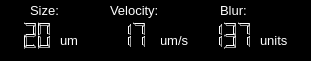
    <widget class="QFrame" name="robotparamsframe">
     <property name="geometry">
      <rect>
       <x>10</x>
       <y>549</y>
       <width>311</width>
       <height>61</height>
      </rect>
     </property>
     <property name="styleSheet">
      <string notr="true"> color: rgb(255, 255, 255);
 background-color: rgb(0, 0, 0);
font-size: 10pt; font: Arial;</string>
     </property>
     <property name="frameShape">
      <enum>QFrame::StyledPanel</enum>
     </property>
     <property name="frameShadow">
      <enum>QFrame::Raised</enum>
     </property>
     <widget class="QLabel" name="robotsizelabel">
      <property name="geometry">
       <rect>
        <x>30</x>
        <y>0</y>
        <width>51</width>
        <height>20</height>
       </rect>
      </property>
      <property name="maximumSize">
       <size>
        <width>300</width>
        <height>50</height>
       </size>
      </property>
      <property name="text">
       <string>Size:   </string>
      </property>
     </widget>
     <widget class="QLabel" name="robotvelocitylabel">
      <property name="geometry">
       <rect>
        <x>110</x>
        <y>0</y>
        <width>81</width>
        <height>21</height>
       </rect>
      </property>
      <property name="maximumSize">
       <size>
        <width>300</width>
        <height>50</height>
       </size>
      </property>
      <property name="text">
       <string>Velocity: </string>
      </property>
     </widget>
     <widget class="QLabel" name="robotblurlabel">
      <property name="geometry">
       <rect>
        <x>220</x>
        <y>0</y>
        <width>51</width>
        <height>20</height>
       </rect>
      </property>
      <property name="maximumSize">
       <size>
        <width>16777215</width>
        <height>50</height>
       </size>
      </property>
      <property name="styleSheet">
       <string notr="true"/>
      </property>
      <property name="text">
       <string>Blur:</string>
      </property>
     </widget>
     <widget class="QLCDNumber" name="blurlcdnum">
      <property name="geometry">
       <rect>
        <x>200</x>
        <y>20</y>
        <width>61</width>
        <height>30</height>
       </rect>
      </property>
      <property name="styleSheet">
       <string notr="true">background-color: rgb(0,0,0); 
color: rgb(0,255,0);</string>
      </property>
      <property name="lineWidth">
       <number>0</number>
      </property>
      <property name="midLineWidth">
       <number>0</number>
      </property>
      <property name="smallDecimalPoint">
       <bool>false</bool>
      </property>
      <property name="digitCount">
       <number>3</number>
      </property>
      <property name="mode">
       <enum>QLCDNumber::Dec</enum>
      </property>
      <property name="segmentStyle">
       <enum>QLCDNumber::Outline</enum>
      </property>
      <property name="value" stdset="0">
       <double>137.000000000000000</double>
      </property>
     </widget>
     <widget class="QLabel" name="robotvelocityunitslabel">
      <property name="geometry">
       <rect>
        <x>160</x>
        <y>30</y>
        <width>41</width>
        <height>20</height>
       </rect>
      </property>
      <property name="maximumSize">
       <size>
        <width>300</width>
        <height>50</height>
       </size>
      </property>
      <property name="text">
       <string>um/s</string>
      </property>
     </widget>
     <widget class="QLabel" name="robotblurunitslabe">
      <property name="geometry">
       <rect>
        <x>260</x>
        <y>30</y>
        <width>41</width>
        <height>20</height>
       </rect>
      </property>
      <property name="maximumSize">
       <size>
        <width>300</width>
        <height>50</height>
       </size>
      </property>
      <property name="text">
       <string>units</string>
      </property>
     </widget>
     <widget class="QLCDNumber" name="sizelcdnum">
      <property name="geometry">
       <rect>
        <x>0</x>
        <y>20</y>
        <width>61</width>
        <height>30</height>
       </rect>
      </property>
      <property name="styleSheet">
       <string notr="true">background-color: rgb(0,0,0); 
color: rgb(0,255,0);</string>
      </property>
      <property name="lineWidth">
       <number>0</number>
      </property>
      <property name="midLineWidth">
       <number>0</number>
      </property>
      <property name="smallDecimalPoint">
       <bool>false</bool>
      </property>
      <property name="digitCount">
       <number>3</number>
      </property>
      <property name="mode">
       <enum>QLCDNumber::Dec</enum>
      </property>
      <property name="segmentStyle">
       <enum>QLCDNumber::Outline</enum>
      </property>
      <property name="value" stdset="0">
       <double>20.000000000000000</double>
      </property>
     </widget>
     <widget class="QLCDNumber" name="vellcdnum">
      <property name="geometry">
       <rect>
        <x>90</x>
        <y>20</y>
        <width>71</width>
        <height>30</height>
       </rect>
      </property>
      <property name="styleSheet">
       <string notr="true">background-color: rgb(0,0,0); 
color: rgb(0,255,0);</string>
      </property>
      <property name="lineWidth">
       <number>0</number>
      </property>
      <property name="midLineWidth">
       <number>0</number>
      </property>
      <property name="smallDecimalPoint">
       <bool>false</bool>
      </property>
      <property name="digitCount">
       <number>3</number>
      </property>
      <property name="mode">
       <enum>QLCDNumber::Dec</enum>
      </property>
      <property name="segmentStyle">
       <enum>QLCDNumber::Outline</enum>
      </property>
      <property name="value" stdset="0">
       <double>17.100000000000001</double>
      </property>
     </widget>
     <widget class="QLabel" name="robotsizeunitslabel">
      <property name="geometry">
       <rect>
        <x>60</x>
        <y>30</y>
        <width>31</width>
        <height>20</height>
       </rect>
      </property>
      <property name="maximumSize">
       <size>
        <width>300</width>
        <height>50</height>
       </size>
      </property>
      <property name="text">
       <string>um  </string>
      </property>
     </widget>
    </widget>
